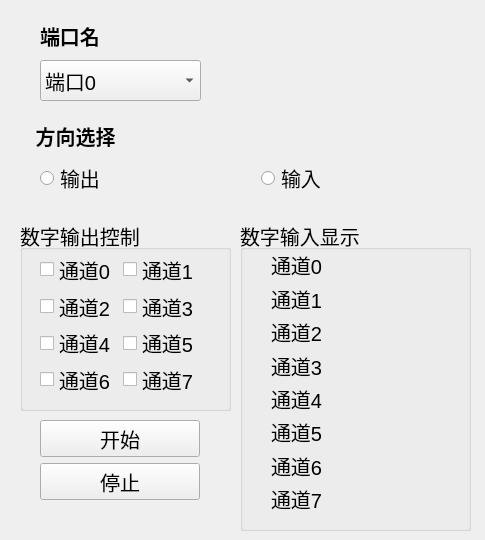
    <widget class="QWidget" name="tab_13">
     <attribute name="icon">
      <iconset resource="darkstyle.qrc">
       <normaloff>:/qss_icons/dark/rc/x@3x.png</normaloff>:/qss_icons/dark/rc/x@3x.png</iconset>
     </attribute>
     <attribute name="title">
      <string>数字信号</string>
     </attribute>
     <widget class="QComboBox" name="comboBox_dioPort">
      <property name="geometry">
       <rect>
        <x>40</x>
        <y>60</y>
        <width>161</width>
        <height>41</height>
       </rect>
      </property>
      <property name="font">
       <font>
        <pointsize>15</pointsize>
       </font>
      </property>
      <item>
       <property name="text">
        <string>端口0</string>
       </property>
      </item>
      <item>
       <property name="text">
        <string>端口1</string>
       </property>
      </item>
      <item>
       <property name="text">
        <string>端口2</string>
       </property>
      </item>
     </widget>
     <widget class="QLabel" name="label_14">
      <property name="geometry">
       <rect>
        <x>40</x>
        <y>20</y>
        <width>71</width>
        <height>31</height>
       </rect>
      </property>
      <property name="font">
       <font>
        <pointsize>15</pointsize>
        <bold>true</bold>
       </font>
      </property>
      <property name="text">
       <string>端口名</string>
      </property>
     </widget>
     <widget class="QLabel" name="label_15">
      <property name="geometry">
       <rect>
        <x>30</x>
        <y>120</y>
        <width>111</width>
        <height>31</height>
       </rect>
      </property>
      <property name="font">
       <font>
        <pointsize>15</pointsize>
        <bold>true</bold>
       </font>
      </property>
      <property name="text">
       <string> 方向选择</string>
      </property>
     </widget>
     <widget class="QGroupBox" name="groupBox_4">
      <property name="geometry">
       <rect>
        <x>20</x>
        <y>220</y>
        <width>211</width>
        <height>191</height>
       </rect>
      </property>
      <property name="font">
       <font>
        <pointsize>15</pointsize>
       </font>
      </property>
      <property name="mouseTracking">
       <bool>true</bool>
      </property>
      <property name="title">
       <string>数字输出控制</string>
      </property>
      <widget class="QWidget" name="layoutWidget">
       <property name="geometry">
        <rect>
         <x>20</x>
         <y>34</y>
         <width>181</width>
         <height>141</height>
        </rect>
       </property>
       <layout class="QVBoxLayout" name="verticalLayout_6">
        <item>
         <layout class="QFormLayout" name="formLayout_3">
          <item row="0" column="0">
           <widget class="QCheckBox" name="checkBox_22">
            <property name="font">
             <font>
              <pointsize>15</pointsize>
             </font>
            </property>
            <property name="text">
             <string>通道0</string>
            </property>
           </widget>
          </item>
          <item row="0" column="1">
           <widget class="QCheckBox" name="checkBox_23">
            <property name="font">
             <font>
              <pointsize>15</pointsize>
             </font>
            </property>
            <property name="text">
             <string>通道1</string>
            </property>
           </widget>
          </item>
          <item row="1" column="0">
           <widget class="QCheckBox" name="checkBox_24">
            <property name="font">
             <font>
              <pointsize>15</pointsize>
             </font>
            </property>
            <property name="text">
             <string>通道2</string>
            </property>
           </widget>
          </item>
          <item row="1" column="1">
           <widget class="QCheckBox" name="checkBox_25">
            <property name="font">
             <font>
              <pointsize>15</pointsize>
             </font>
            </property>
            <property name="text">
             <string>通道3</string>
            </property>
           </widget>
          </item>
          <item row="2" column="0">
           <widget class="QCheckBox" name="checkBox_26">
            <property name="font">
             <font>
              <pointsize>15</pointsize>
             </font>
            </property>
            <property name="text">
             <string>通道4</string>
            </property>
           </widget>
          </item>
          <item row="2" column="1">
           <widget class="QCheckBox" name="checkBox_27">
            <property name="font">
             <font>
              <pointsize>15</pointsize>
             </font>
            </property>
            <property name="text">
             <string>通道5</string>
            </property>
           </widget>
          </item>
          <item row="3" column="0">
           <widget class="QCheckBox" name="checkBox_28">
            <property name="font">
             <font>
              <pointsize>15</pointsize>
             </font>
            </property>
            <property name="text">
             <string>通道6</string>
            </property>
           </widget>
          </item>
          <item row="3" column="1">
           <widget class="QCheckBox" name="checkBox_29">
            <property name="font">
             <font>
              <pointsize>15</pointsize>
              <bold>false</bold>
             </font>
            </property>
            <property name="text">
             <string>通道7</string>
            </property>
           </widget>
          </item>
         </layout>
        </item>
       </layout>
      </widget>
     </widget>
     <widget class="QGroupBox" name="groupBox_6">
      <property name="geometry">
       <rect>
        <x>240</x>
        <y>220</y>
        <width>231</width>
        <height>311</height>
       </rect>
      </property>
      <property name="font">
       <font>
        <pointsize>15</pointsize>
       </font>
      </property>
      <property name="title">
       <string>数字输入显示</string>
      </property>
      <widget class="QWidget" name="layoutWidget">
       <property name="geometry">
        <rect>
         <x>31</x>
         <y>31</y>
         <width>171</width>
         <height>261</height>
        </rect>
       </property>
       <layout class="QVBoxLayout" name="verticalLayout_7">
        <item>
         <widget class="QLabel" name="label_DI0">
          <property name="font">
           <font>
            <pointsize>15</pointsize>
           </font>
          </property>
          <property name="text">
           <string>通道0</string>
          </property>
         </widget>
        </item>
        <item>
         <widget class="QLabel" name="label_DI1">
          <property name="font">
           <font>
            <pointsize>15</pointsize>
           </font>
          </property>
          <property name="text">
           <string>通道1</string>
          </property>
         </widget>
        </item>
        <item>
         <widget class="QLabel" name="label_DI2">
          <property name="font">
           <font>
            <pointsize>15</pointsize>
           </font>
          </property>
          <property name="text">
           <string>通道2</string>
          </property>
         </widget>
        </item>
        <item>
         <widget class="QLabel" name="label_DI3">
          <property name="font">
           <font>
            <pointsize>15</pointsize>
           </font>
          </property>
          <property name="text">
           <string>通道3</string>
          </property>
         </widget>
        </item>
        <item>
         <widget class="QLabel" name="label_DI4">
          <property name="font">
           <font>
            <pointsize>15</pointsize>
           </font>
          </property>
          <property name="text">
           <string>通道4</string>
          </property>
         </widget>
        </item>
        <item>
         <widget class="QLabel" name="label_DI5">
          <property name="font">
           <font>
            <pointsize>15</pointsize>
           </font>
          </property>
          <property name="text">
           <string>通道5</string>
          </property>
         </widget>
        </item>
        <item>
         <widget class="QLabel" name="label_DI6">
          <property name="font">
           <font>
            <pointsize>15</pointsize>
           </font>
          </property>
          <property name="text">
           <string>通道6</string>
          </property>
         </widget>
        </item>
        <item>
         <widget class="QLabel" name="label_DI7">
          <property name="font">
           <font>
            <pointsize>15</pointsize>
           </font>
          </property>
          <property name="text">
           <string>通道7</string>
          </property>
         </widget>
        </item>
       </layout>
      </widget>
     </widget>
     <widget class="QWidget" name="layoutWidget">
      <property name="geometry">
       <rect>
        <x>40</x>
        <y>160</y>
        <width>436</width>
        <height>37</height>
       </rect>
      </property>
      <layout class="QHBoxLayout" name="horizontalLayout">
       <item>
        <widget class="QRadioButton" name="radioButton_DO">
         <property name="font">
          <font>
           <pointsize>15</pointsize>
          </font>
         </property>
         <property name="text">
          <string>输出</string>
         </property>
        </widget>
       </item>
       <item>
        <widget class="QRadioButton" name="radioButton_DI">
         <property name="font">
          <font>
           <pointsize>15</pointsize>
          </font>
         </property>
         <property name="text">
          <string>输入</string>
         </property>
        </widget>
       </item>
      </layout>
     </widget>
     <widget class="QWidget" name="verticalLayoutWidget">
      <property name="geometry">
       <rect>
        <x>40</x>
        <y>420</y>
        <width>160</width>
        <height>80</height>
       </rect>
      </property>
      <layout class="QVBoxLayout" name="verticalLayout_5">
       <item>
        <widget class="QPushButton" name="pushButton_dioStart">
         <property name="font">
          <font>
           <pointsize>15</pointsize>
          </font>
         </property>
         <property name="text">
          <string>开始</string>
         </property>
        </widget>
       </item>
       <item>
        <widget class="QPushButton" name="pushButton_dioStop">
         <property name="font">
          <font>
           <pointsize>15</pointsize>
          </font>
         </property>
         <property name="text">
          <string>停止</string>
         </property>
        </widget>
       </item>
      </layout>
     </widget>
    </widget>
